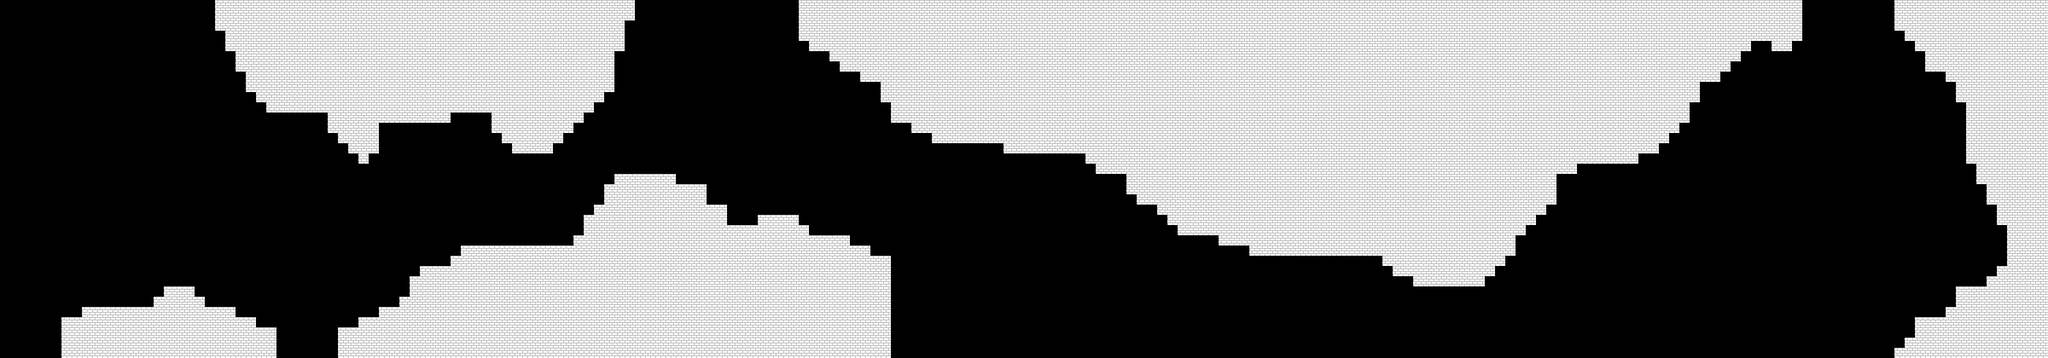

A level layout from a 2D game, rendered from its tile map. Below: a short description, then the map file with tile-grid data replaced by summaries:
An orthogonal 200x35 tile map with 16x16 px tiles, 1 tile layer (Main) and 16 objects (15x Enemy, Player).

<map version="1.0" orientation="orthogonal" width="200" height="35" tilewidth="16" tileheight="16">
 <tileset firstgid="1" name="Stone" tilewidth="16" tileheight="16" spacing="8" margin="4">
  <image source="tileset.png" width="100" height="100" />
  <tile id="0">
   <properties>
    <property name="blocked" value="true" />
   </properties>
  </tile>
 </tileset>
 <layer name="Main" width="200" height="35">
  <data>[7000 cells, 3219 non-empty, 1 distinct tile ids]</data>
 </layer>
 <objectgroup name="Objects" width="200" height="35">
  <object name="Player" type="Player" x="8" y="296" width="44" height="13" />
  <object name="Enemy" type="Enemy" x="440" y="409" width="40" height="20" />
  <object name="Enemy" type="Enemy" x="459" y="277" width="27" height="21" />
  <object name="Enemy" type="Enemy" x="1668" y="279" width="25" height="19" />
  <object name="Enemy" type="Enemy" x="740" y="222" width="33" height="21" />
  <object name="Enemy" type="Enemy" x="872" y="328" width="25" height="15" />
  <object name="Enemy" type="Enemy" x="1462" y="351" width="25" height="19" />
  <object name="Enemy" type="Enemy" x="1842" y="462" width="25" height="19" />
  <object name="Enemy" type="Enemy" x="2087" y="478" width="25" height="19" />
  <object name="Enemy" type="Enemy" x="1231" y="127" width="25" height="19" />
  <object name="Enemy" type="Enemy" x="1098" y="178" width="25" height="19" />
  <object name="Enemy" type="Enemy" x="2838" y="417" width="25" height="19" />
  <object name="Enemy" type="Enemy" x="2684" y="335" width="25" height="19" />
  <object name="Enemy" type="Enemy" x="2972" y="132" width="25" height="19" />
  <object name="Enemy" type="Enemy" x="3097" y="365" width="25" height="19" />
  <object name="Enemy" type="Enemy" x="2789" y="118" width="25" height="19" />
 </objectgroup>
</map>